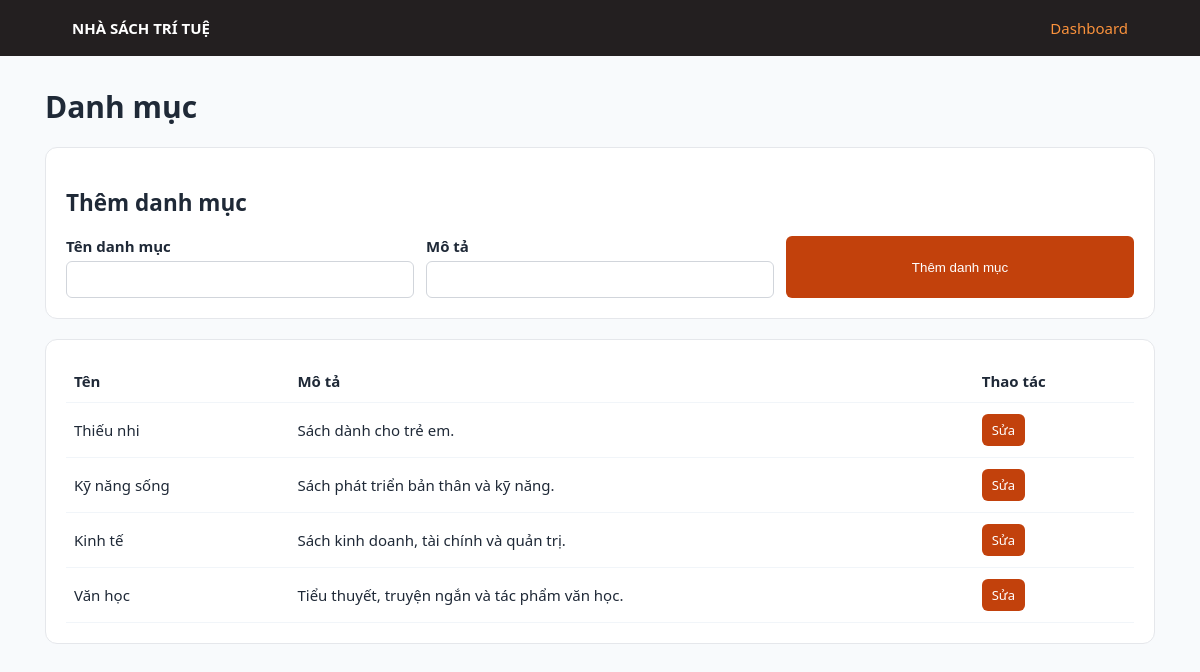
The app's page /categories.php (signed in) with its own data.
### tables this page shows
CREATE TABLE categories (
    id INT UNSIGNED AUTO_INCREMENT PRIMARY KEY,
    name VARCHAR(150) NOT NULL UNIQUE,
    description TEXT NULL,
    created_at TIMESTAMP DEFAULT CURRENT_TIMESTAMP
);

### config/config.php (called while the page is built, shortened)
<?php
function db(): PDO
{
    $pdo = new PDO(
        'mysql:host='.DB_HOST.';port='.DB_PORT.';dbname='.DB_NAME.';charset=utf8mb4',
        DB_USER,
        DB_PASS,
        [
            PDO::ATTR_ERRMODE => PDO::ERRMODE_EXCEPTION,
            PDO::ATTR_DEFAULT_FETCH_MODE => PDO::FETCH_ASSOC,
        ],
    );
    return $pdo;
}
function e(?string $value): string
{
    return htmlspecialchars($value ?? '', ENT_QUOTES, 'UTF-8');
}

### categories.php (the view, shortened to what this page needs)
<?php
require __DIR__.'/config/config.php';
$categories = db()->query('SELECT * FROM categories ORDER BY id DESC')->fetchAll();
$editCategory = null;
?>
<!doctype html><html lang="vi"><head><meta charset="utf-8"><title>Danh mục</title><link rel="stylesheet" href="<?= BASE_URL ?>/style.css"></head><body><header class="topbar"><strong>NHÀ SÁCH TRÍ TUỆ</strong><a href="<?= BASE_URL ?>/index.php">Dashboard</a></header><main class="container"><h1>Danh mục</h1><section class="panel"><h2><?= $editCategory ? 'Sửa danh mục' : 'Thêm danh mục' ?></h2><form method="post" class="form-grid"><input type="hidden" name="csrf" value="<?= e(csrf_token()) ?>"><input type="hidden" name="action" value="<?= $editCategory ? 'update' : 'create' ?>"><?php if ($editCategory): ?><input type="hidden" name="id" value="<?= $editCategory['id'] ?>"><?php endif; ?><label>Tên danh mục<input name="name" value="<?= e($editCategory['name'] ?? '') ?>" required></label><label>Mô tả<input name="description" value="<?= e($editCategory['description'] ?? '') ?>"></label><button><?= $editCategory ? 'Lưu thay đổi' : 'Thêm danh mục' ?></button></form></section><section class="panel"><table><tr><th>Tên</th><th>Mô tả</th><th>Thao tác</th></tr><?php foreach ($categories as $category): ?><tr><td><?= e($category['name']) ?></td><td><?= e($category['description']) ?></td><td><a class="button small" href="<?= BASE_URL ?>/categories.php?edit=<?= $category['id'] ?>">Sửa</a></td></tr><?php endforeach; ?></table></section></main></body></html>

### style.css (style rules this page uses)
* { box-sizing:border-box }
body { margin:0;background:#f8fafc;color:#1f2937;font:15px Segoe UI,Arial,sans-serif }
.topbar { background:#231f20;color:#fff;padding:18px 6%;display:flex;justify-content:space-between }
.topbar a { color:#fb923c }
.container { max-width:1150px;margin:auto;padding:30px 20px }
h1 { margin-top:0 }
.stat,.panel,.auth-card { background:#fff;border:1px solid #e5e7eb;border-radius:12px;padding:20px }
.tabs a,button { background:#c2410c;color:#fff;border:0;border-radius:6px;padding:10px 14px;text-decoration:none;cursor:pointer }
.panel { margin-top:20px;overflow:auto }
table { width:100%;border-collapse:collapse;min-width:650px }
th,td { text-align:left;padding:11px 8px;border-bottom:1px solid #f1f5f9 }
.form-grid { display:grid;grid-template-columns:repeat(3,1fr);gap:12px }
label { display:block;font-weight:600 }
input,select,textarea { width:100%;padding:10px;border:1px solid #d1d5db;border-radius:6px;margin-top:5px }
.button { display:inline-block;background:#c2410c;color:#fff;border-radius:6px;padding:10px 14px;text-decoration:none }
.small { padding:7px 10px;font-size:13px }
a { color:#c2410c;text-decoration:none }

### records on screen
categories: name "Thiếu nhi", description "Sách dành cho trẻ em."
categories: name "Kỹ năng sống", description "Sách phát triển bản thân và kỹ năng."
categories: name "Kinh tế", description "Sách kinh doanh, tài chính và quản trị."
categories: name "Văn học", description "Tiểu thuyết, truyện ngắn và tác phẩm văn học."
